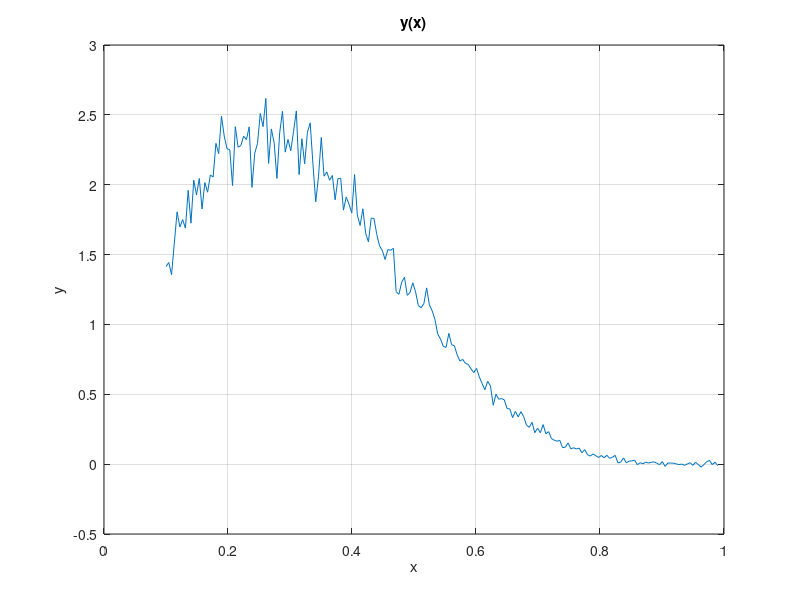

MATLAB code for this plot: (Note: this script raises an error after producing the figure.)
clc
close all
clear all

file = fopen('data6.txt');
array = fscanf(file, '%f', [3 inf])';
fclose(file);
N = size(array);
N = N(1)
x = array(:, 1);
y = array(:, 2);

figure;
plot(x, y);
hold on;
grid on;
title('y(x)')
xlabel('x')
ylabel('y')

disp('1 - Вейбулла, 2 - Хи квадрат, 3 - Бета');

q1 = [1 1]; %начальное приближение
res1 = nlinfit(x, y, @weibull, q1);
f1 = weibull(res1, x);
disp('Вейбулла');
disp(res1);

q2 = 2;
res2 = nlinfit(x, y, @hihi, q2);
f2 = hihi(res2, x);
disp('ХиХи');
disp(res2);

q3 = [0.14 0.35];
res3 = nlinfit(x, y, @beta, q3);
f3 = beta(res3, x);
disp('Бета');
disp(res3);

plot(x, f1, 'k');
plot(x, f2, 'g');
plot(x, f3, 'm');

% u1, u2, u3 - степени свободы
u1 = N - 2 - 1;   %N - число параметров - 1
u2 = N - 1 - 1;
u3 = N - 2 - 1;
x_kv_1 = 0;
x_kv_2 = 0;
x_kv_3 = 0;

figure;
plot(x, y);
hold on;
grid on;
plot(x, f3, 'm');
title('Наилучшая аппроксимация Бета-функцией')
xlabel('x')
ylabel('y')

%среднеквадратическое отклонение
sygm = array(:,3);

% сумма квадратов отклонений значений
for i = 1:N
    x_kv_1 = x_kv_1 + ((f1(i) - y(i))/sygm(i))^2;
    x_kv_2 = x_kv_2 + ((f2(i) - y(i))/sygm(i))^2;
    x_kv_3 = x_kv_3 + ((f3(i) - y(i))/sygm(i))^2;
end;

% нормировка
x_kv_1 = x_kv_1/u1
x_kv_2 = x_kv_2/u2
x_kv_3 = x_kv_3/u3

% взвешенные остатки
R1 = zeros(1, N);
R2 = zeros(1, N);
R3 = zeros(1, N);

for i = 1:N
    R1(i) = (y(i) - f1(i))/sygm(i);
    R2(i) = (y(i) - f2(i))/sygm(i);
    R3(i) = (y(i) - f3(i))/sygm(i);
end;
figure;
plot(R1);
title('Взвешенные остатки 1');
figure;
plot(R2);
title('Взвешенные остатки 2');
figure;
plot(R3);
title('Взвешенные остатки 3');


[res3, r, J, covb] = nlinfit(x, y, @beta, q3);

% автокорреляционная функция взвешенных остатков
A1 = zeros(N/2);
A2 = zeros(N/2);
A3 = zeros(N/2);

for k = 1:(N/2)
    S1 = 0;
    for i = 1:(N-k+1)
        S1 = S1 + R1(i)*R1(i+k-1);
    end;
    S2 = 0;
    for i = 1:N
        S2 = S2 + (R1(i))^2;
    end;
    S2 = S2/N;
    A1(k) = (1/(N-k+1))*S1/S2;
    
    S1 = 0;
    for i = 1:(N-k+1)
        S1 = S1 + R2(i)*R2(i+k-1);
    end;
    S2 = 0;
    for i = 1:N
        S2 = S2 + (R2(i))^2;
    end;
    S2 = S2/N;
    A2(k) = (1/(N-k+1))*S1/S2;
    
    S1 = 0;
    for i = 1:(N-k+1)
        S1 = S1 + R3(i)*R3(i+k-1);
    end;
    S2 = 0;
    for i = 1:N
        S2 = S2 + (R3(i))^2;
    end;
    S2 = S2/N;
    A3(k) = (1/(N-k+1))*S1/S2;
end;    

k = 1:1:N/2;
figure;
plot(k, A1);
title('Автокорреляционная функция 1');
figure;
plot(k, A2);
title('Автокорреляционная функция 2');
figure;
plot(k, A3);
title('Автокорреляционная функция 3');

dov = nlparci(res3, r, 'covar', covb, 'alpha', 0.32) %доверительный интервал 

t1 = tinv(0.16, u3);
t2 = tinv(0.84, u3);
C = diag(covb);
dov_teor = zeros(2);
for i = 1:2
    for j = 1:2
        if j==1
            dov_teor(i,j) = res3(i) + t1*sqrt(C(i));  
        else
            dov_teor(i,j) = res3(i) + t2*sqrt(C(i));  
        end;            
    end;
end;
dov_teor

